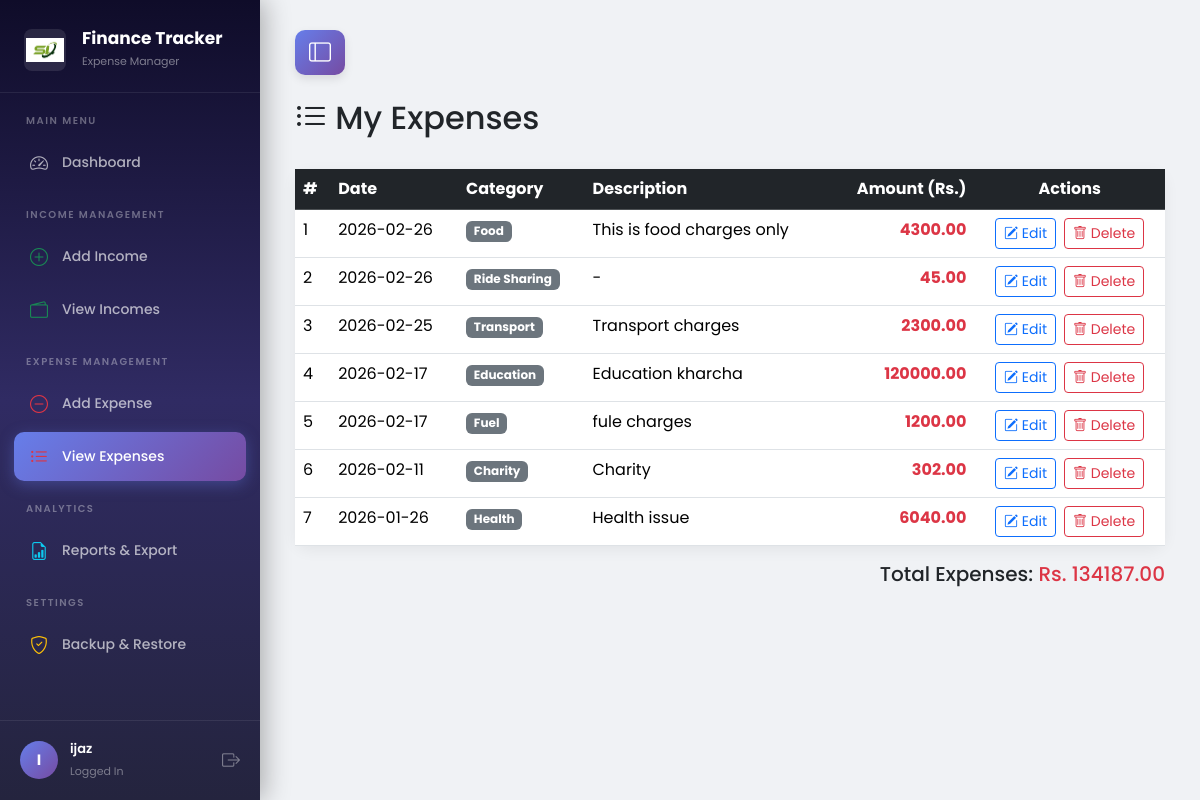
Page /expenses (signed in) on the committed database.
### tables this page shows
CREATE TABLE transactions(
        id INTEGER PRIMARY KEY AUTOINCREMENT,
        user_id INTEGER NOT NULL,
        type TEXT NOT NULL,
        category TEXT NOT NULL,
        amount REAL NOT NULL,
        description TEXT,
        date DATE NOT NULL,
        created_at TIMESTAMP DEFAULT CURRENT_TIMESTAMP,
        FOREIGN KEY (user_id) REFERENCES users(id)
    );

### routes/transactions.py (the view)
@transactions.route('/expenses')
def view_expenses():
    if 'user_id' not in session:
        return redirect(url_for('auth.login'))
    db = get_db()
    expenses = db.execute("""
        SELECT id, category, amount, description, date
        FROM transactions
        WHERE user_id = ? AND type = 'expense'
        ORDER BY date DESC
    """, (session['user_id'],)).fetchall()
    return render_template('expenses.html', expenses=expenses)

### app.py (called while the page is built)
@app.teardown_appcontext
def shutdown_session(exception=None):
    close_connection(exception)

### models/database.py (called while the page is built)
def get_db():
    db = getattr(g, '_database', None)
    if db is None:
        db = g._database = sqlite3.connect(DATABASE)
        db.row_factory = sqlite3.Row
    return db

def close_connection(exception):
    db = getattr(g, '_database', None)
    if db is not None:
        db.close()

### templates/expenses.html (shortened to what this page needs)
{% extends "base.html" %}
{% block content %}
<div class="d-flex justify-content-between align-items-center mb-4">
    <h2><i class="bi bi-list-ul"></i> My Expenses</h2>
</div>
{% if expenses %}
<div class="card">
    <div class="card-body p-0">
        <div class="table-responsive">
            <table class="table table-hover mb-0">
                <thead class="table-dark">
                    <tr>
                        <th>#</th>
                        <th>Date</th>
                        <th>Category</th>
                        <th>Description</th>
                        <th class="text-end">Amount (Rs.)</th>
                        <th class="text-center">Actions</th>
                    </tr>
                </thead>
                <tbody>
                    {% for expense in expenses %}
                    <tr>
                        <td>{{ loop.index }}</td>
                        <td>{{ expense['date'] }}</td>
                        <td><span class="badge bg-secondary">{{ expense['category'] }}</span></td>
                        <td>{{ expense['description'] if expense['description'] else '-' }}</td>
                        <td class="text-end fw-bold text-danger">{{ "%.2f"|format(expense['amount']) }}</td>
                        <td class="text-center">
                            <div class="d-inline-flex gap-2">
                                <button
                                    type="button"
                                    class="btn btn-sm btn-outline-primary"
                                    data-bs-toggle="modal"
                                    data-bs-target="#editExpenseModal"
                                    data-id="{{ expense['id'] }}"
                                    data-date="{{ expense['date'] }}"
                                    data-category="{{ expense['category']|e }}"
                                    data-description="{{ (expense['description'] or '')|e }}"
                                    data-amount="{{ expense['amount'] }}"
                                >
                                    <i class="bi bi-pencil-square"></i> Edit
                                </button>
                                <form
                                    id="deleteExpenseForm-{{ expense['id'] }}"
                                    method="POST"
                                    action="{{ url_for('transactions.delete_expense', transaction_id=expense['id']) }}"
                                >
                                    <button
                                        type="button"
                                        class="btn btn-sm btn-outline-danger"
                                        data-bs-toggle="modal"
                                        data-bs-target="#deleteExpenseModal"
                                        data-form-id="deleteExpenseForm-{{ expense['id'] }}"
                                        data-name="{{ expense['category']|e }}"
                                    >
                                        <i class="bi bi-trash"></i> Delete
                                    </button>
                                </form>
                            </div>
                        </td>
                    </tr>
                    {% endfor %}
                </tbody>
            </table>
        </div>
    </div>
</div>
{% set total = expenses | map(attribute='amount') | list %}
<div class="text-end mt-3">
    <h5>Total Expenses: <span class="text-danger">Rs. {{ "%.2f"|format(total|sum) }}</span></h5>
</div>
{% else %}
<div class="text-center mt-5">
    <i class="bi bi-inbox" style="font-size: 4rem; color: #ccc;"></i>
    <h4 class="text-muted mt-3">No expenses recorded yet</h4>
    <p class="text-muted">Click "Add Expense" to add your first expense entry.</p>
</div>
{% endif %}
{% endblock %}

### templates/base.html (style rules this page uses)
* { font-family: 'Poppins', sans-serif; }
body { background-color: #f0f2f5; margin: 0; overflow-x: hidden; }
.card { border: none; border-radius: 14px; box-shadow: 0 4px 15px rgba(0,0,0,0.06); }

### rows in the picture
transactions: date "2026-02-26", category "Food", description "This is food charges only", amount "4300.00"
transactions: date "2026-02-26", category "Ride Sharing", description "-", amount "45.00"
transactions: date "2026-02-25", category "Transport", description "Transport charges", amount "2300.00"
transactions: date "2026-02-17", category "Education", description "Education kharcha", amount "120000.00"
transactions: date "2026-02-17", category "Fuel", description "fule charges", amount "1200.00"
transactions: date "2026-02-11", category "Charity", description "Charity", amount "302.00"
transactions: date "2026-01-26", category "Health", description "Health issue", amount "6040.00"

### other values in the picture
{{ session.get('user_name', 'U')[0]|upper }} "I"
{{ session.get('user_name') }} "ijaz"
{{ "%.2f"|format(total|sum) }} "134187.00"
